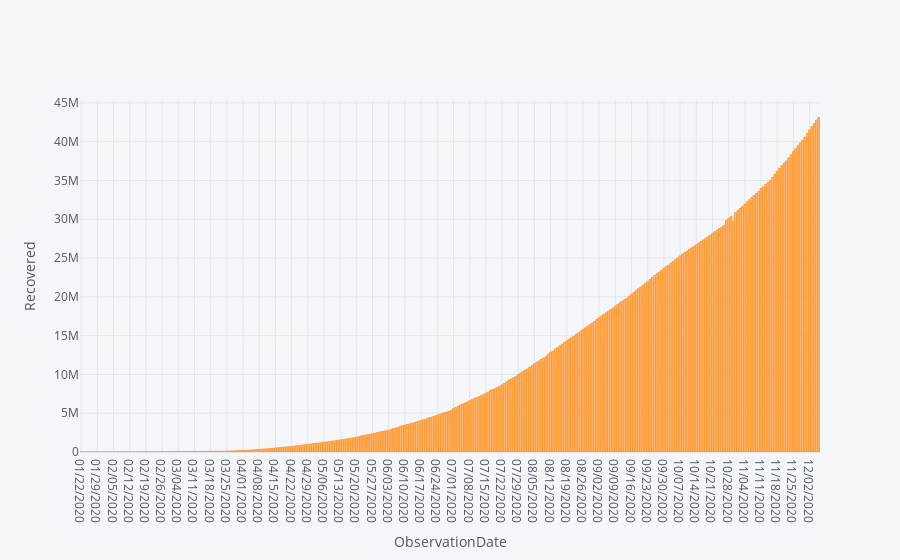

This figure's notebook cell:
### Code cell
#Plotly
recovered.iplot(kind='bar',x='ObservationDate',y='Recovered',xTitle='ObservationDate',yTitle="Recovered")

### Figure 1 — Plotly figure (JSON) as saved in the notebook; plotly's stock layout.template omitted (floating-point values rounded to 4 significant figures; data arrays with more than 128 entries replaced by an {"elided": "..."} marker saying what was removed)
{"data": [{"marker": {"color": "rgba(255, 153, 51, 0.6)", "line": {"color": "rgba(255, 153, 51, 1.0)", "width": 1}}, "name": "Recovered", "orientation": "v", "text": "", "type": "bar", "x": {"elided": "320 str values"}, "y": {"elided": "320 int values"}}], "layout": {"legend": {"bgcolor": "#F5F6F9", "font": {"color": "#4D5663"}}, "paper_bgcolor": "#F5F6F9", "plot_bgcolor": "#F5F6F9", "title": {"font": {"color": "#4D5663"}}, "xaxis": {"gridcolor": "#E1E5ED", "showgrid": true, "tickfont": {"color": "#4D5663"}, "title": {"font": {"color": "#4D5663"}, "text": "ObservationDate"}, "zerolinecolor": "#E1E5ED"}, "yaxis": {"gridcolor": "#E1E5ED", "showgrid": true, "tickfont": {"color": "#4D5663"}, "title": {"font": {"color": "#4D5663"}, "text": "Recovered"}, "zerolinecolor": "#E1E5ED"}}}
